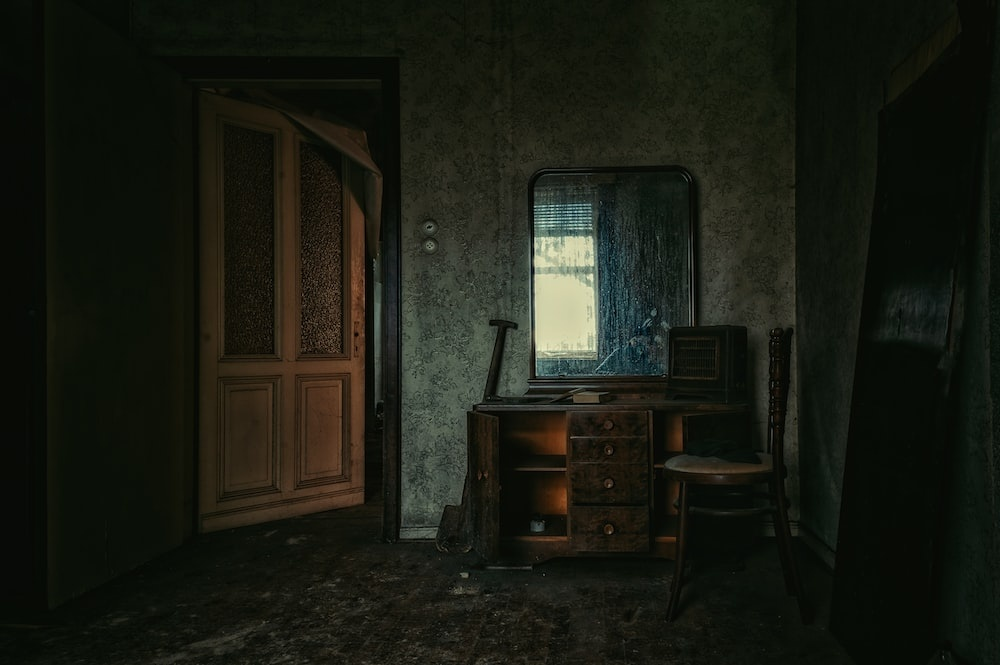
#> input picture test.jpg, 1000 x 665 px
$ python edgeDetect.py
#> lines starting #> are read from the running program, lines starting #| are printed output that depends on the picture; after the words box and inside, x2 and y2 are one past the last pixel; in counts of white or black regions, pixels touching at a corner belong together
import cv2
import numpy as np

# Read the original image
img = cv2.imread('test.jpg')
#> img is the input picture: shape (665, 1000, 3); mean B, G, R 18.5, 27.5, 25

# Convert to graycsale
img_gray = cv2.cvtColor(img, cv2.COLOR_BGR2GRAY)
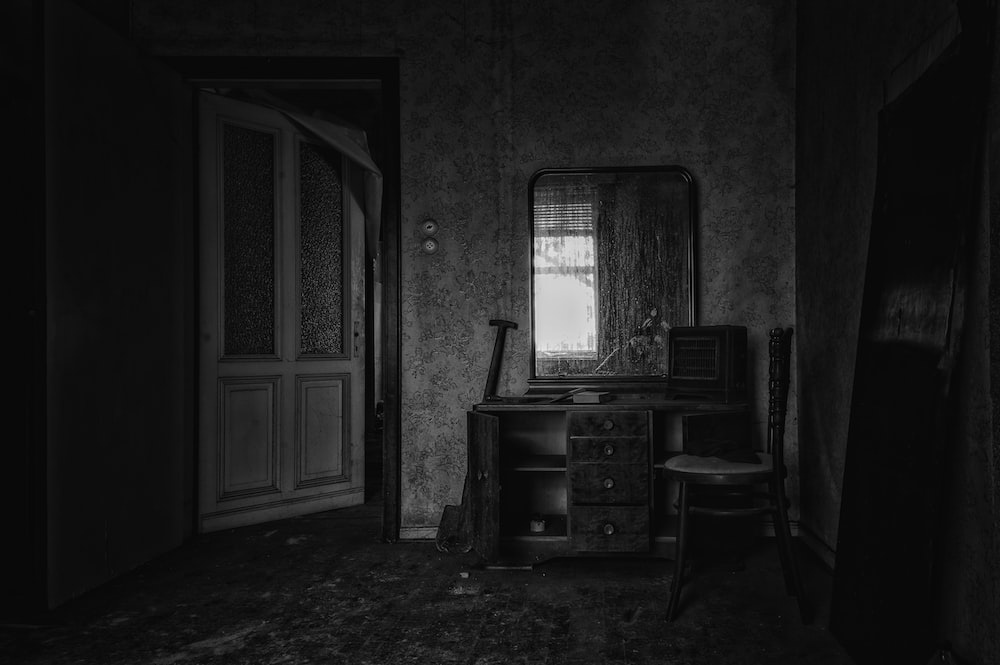
#> img_gray: shape (665, 1000); min 0, max 235, mean 25.8

# Display greyscale image
cv2.imshow('Grey', img_gray)
cv2.waitKey(0)

# Blur the image for better edge detection
img_blur = cv2.GaussianBlur(img_gray, (7,7), 0)


edges = cv2.Canny(image=img_blur, threshold1=65, threshold2=10) # Canny Edge Detection
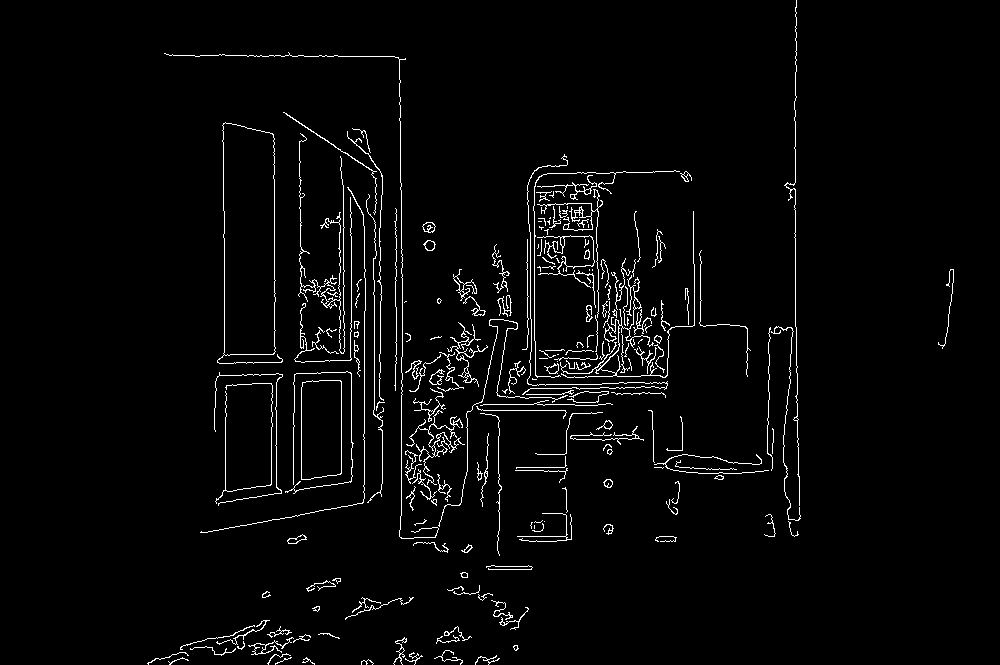
#> edges: shape (665, 1000); 2.8% white in thin lines or dots, all inside (x1, y1, x2, y2) = (147, 0, 954, 665)
#edgesB = cv2.GaussianBlur(edges, (3,3), 0) # Makes edge smoother
#edges = cv2.addWeighted(edges, 1, edgesB, 1, 0.9) # Makes a "glowing" edge
edges = cv2.merge((edges,edges,edges))

cv2.imshow('Canny Edge Detection', edges) # Display Canny Edge Detection Image

cv2.waitKey(0)
cv2.imwrite('edge.jpg', edges)


merge = cv2.addWeighted(img, 1, edges, 1, 0.0)
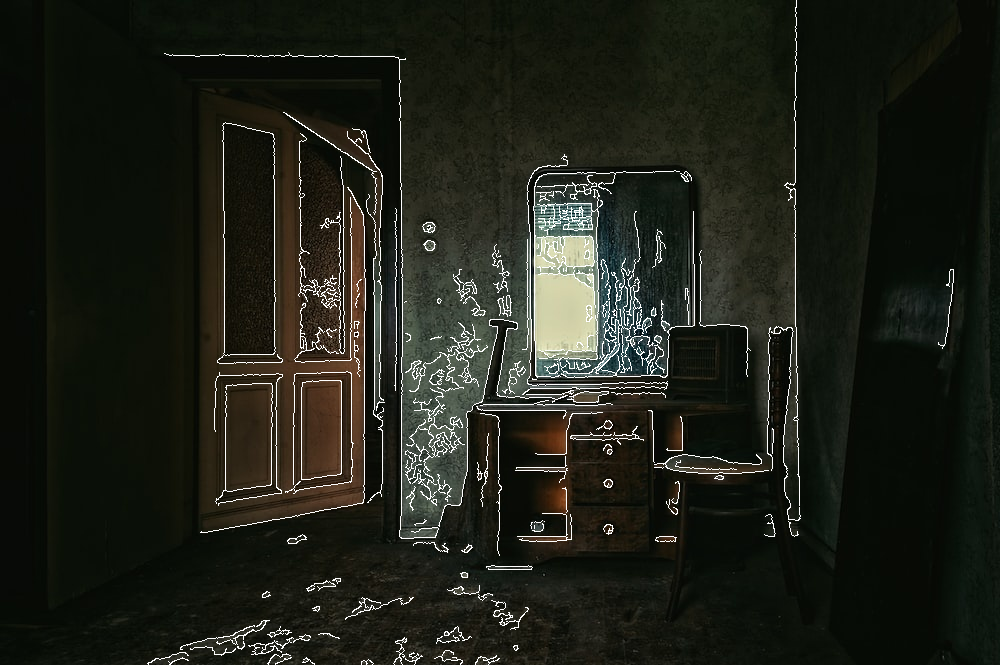
#> merge: shape (665, 1000, 3); mean B, G, R 24.6, 33.3, 30.8
cv2.imshow('Merged', merge)
cv2.waitKey(0)
cv2.destroyAllWindows()
